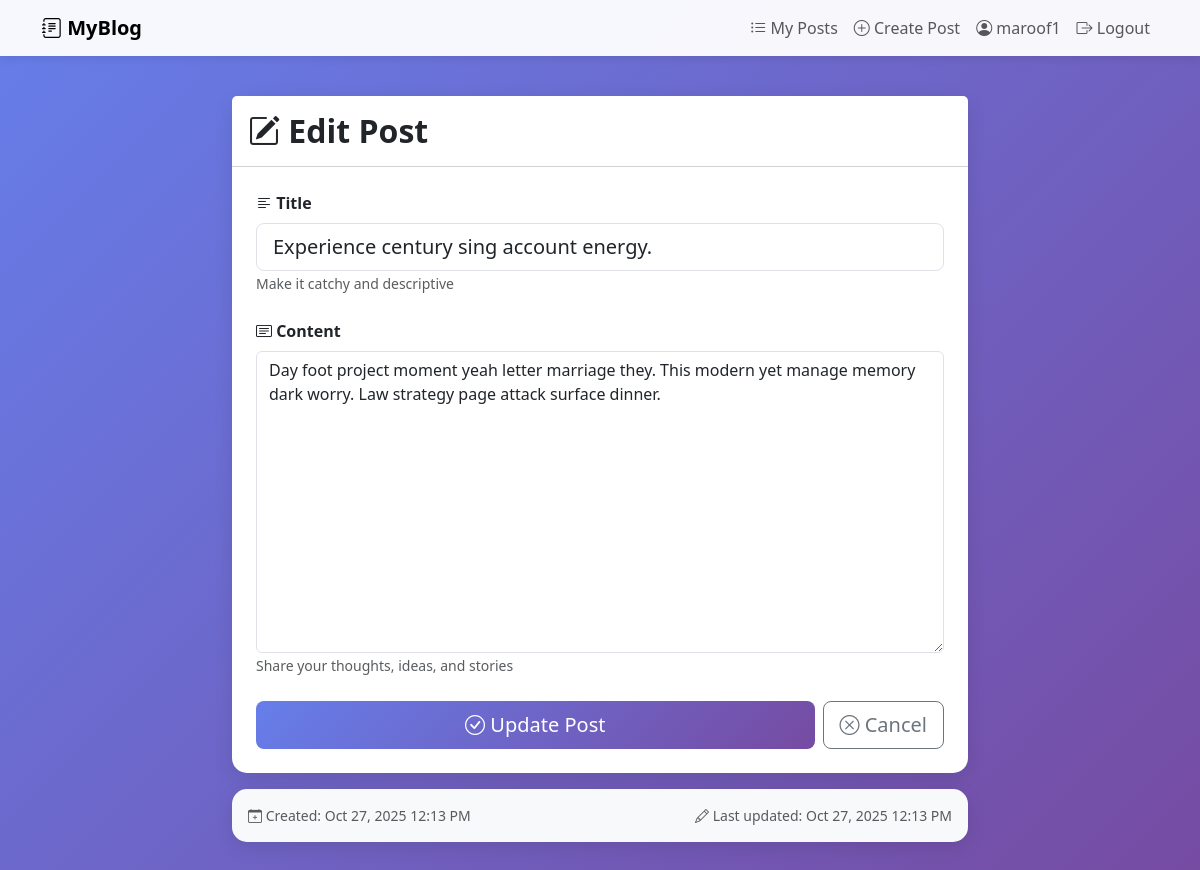
Screenshot of /post/49/edit/ (signed in) with the database file from the repository.
### blog/models.py (models this page shows, shortened)
class Post(models.Model):
    user = models.ForeignKey(User,on_delete=models.CASCADE,related_name="posts")
    title = models.CharField(max_length=100)
    content = models.TextField()
    created_at = models.DateTimeField(auto_now_add=True)
    updated_at = models.DateTimeField(auto_now=True)

### blog/views.py (the view, shortened to what this page needs)
# urls.py: path("post/<int:pk>/edit/", views.update_post, name="update_post"),
@login_required(login_url="login")
def update_post(request, pk):
    post = get_object_or_404(Post, pk=pk, user=request.user)
    return render(request, "blog/post_form.html", {"post": post})

### blog/templates/blog/post_form.html (shortened to what this page needs)
{% extends "base.html" %}
{% block content %}
<div class="row justify-content-center">
    <div class="col-md-8">
        <div class="card">
            <div class="card-header bg-white py-3">
                <h2 class="mb-0 fw-bold">
                    <i class="bi bi-{% if post %}pencil-square{% else %}plus-circle{% endif %}"></i>
                    {% if post %}Edit Post{% else %}Create New Post{% endif %}
                </h2>
            </div>
            <div class="card-body p-4">
                <form method="post">
                    <div class="mb-4">
                        <label for="title" class="form-label fw-bold">
                            <i class="bi bi-text-left"></i> Title
                        </label>
                        <input
                            type="text"
                            class="form-control form-control-lg"
                            id="title"
                            name="title"
                            placeholder="Enter your post title..."
                            value="{% if post %}{{ post.title }}{% endif %}"
                            required
                            autofocus
                        >
                        <small class="text-muted">Make it catchy and descriptive</small>
                    </div>
                    <div class="mb-4">
                        <label for="content" class="form-label fw-bold">
                            <i class="bi bi-card-text"></i> Content
                        </label>
                        <textarea
                            class="form-control"
                            id="content"
                            name="content"
                            rows="12"
                            placeholder="Write your content here..."
                            required
                        >{% if post %}{{ post.content }}{% endif %}</textarea>
                        <small class="text-muted">Share your thoughts, ideas, and stories</small>
                    </div>
                    <div class="d-flex gap-2">
                        <button type="submit" class="btn btn-primary btn-lg flex-fill">
                            <i class="bi bi-{% if post %}check-circle{% else %}send{% endif %}"></i>
                            {% if post %}Update Post{% else %}Publish Post{% endif %}
                        </button>
                        <a href="{% url 'list_posts' %}" class="btn btn-outline-secondary btn-lg">
                            <i class="bi bi-x-circle"></i> Cancel
                        </a>
                    </div>
                </form>
            </div>
        </div>
        {% if post %}
        <div class="card mt-3 bg-light">
            <div class="card-body">
                <div class="d-flex justify-content-between align-items-center text-muted small">
                    <span>
                        <i class="bi bi-calendar-plus"></i>
                        Created: {{ post.created_at|date:"M d, Y g:i A" }}
                    </span>
                    {% if post.updated_at != post.created_at %}
                    <span>
                        <i class="bi bi-pencil"></i>
                        Last updated: {{ post.updated_at|date:"M d, Y g:i A" }}
                    </span>
                    {% endif %}
                </div>
            </div>
        </div>
        {% endif %}
    </div>
</div>
{% endblock %}

### blog/templates/base.html (shortened to what this page needs)
<!DOCTYPE html>
<html lang="en">
<head>
    <link href="https://cdn.jsdelivr.net/npm/bootstrap@5.3.0/dist/css/bootstrap.min.css" rel="stylesheet">
    <link rel="stylesheet" href="https://cdn.jsdelivr.net/npm/bootstrap-icons@1.10.0/font/bootstrap-icons.css">
</head>
<body>
    {% if user.is_authenticated %}
    <nav class="navbar navbar-expand-lg navbar-light bg-light">
        <div class="container">
            <a class="navbar-brand fw-bold" href="{% url 'list_posts' %}">
                <i class="bi bi-journal-text"></i> MyBlog
            </a>
            <div class="collapse navbar-collapse" id="navbarNav">
                <ul class="navbar-nav ms-auto">
                    <li class="nav-item">
                        <a class="nav-link" href="{% url 'list_posts' %}">
                            <i class="bi bi-list-ul"></i> My Posts
                        </a>
                    </li>
                    <li class="nav-item">
                        <a class="nav-link" href="{% url 'create_post' %}">
                            <i class="bi bi-plus-circle"></i> Create Post
                        </a>
                    </li>
                    <li class="nav-item">
                        <span class="nav-link">
                            <i class="bi bi-person-circle"></i> {{ user.username }}
                        </span>
                    </li>
                    <li class="nav-item">
                        <a class="nav-link" href="{% url 'logout' %}">
                            <i class="bi bi-box-arrow-right"></i> Logout
                        </a>
                    </li>
                </ul>
            </div>
        </div>
    </nav>
    {% endif %}
    <div class="main-container">
        <div class="container">
            {% block content %}
            {% endblock %}
        </div>
    </div>
</body>
</html>

### blog/templates/base.html (style rules this page uses)
body { min-height: 100vh; background: linear-gradient(135deg, #667eea 0%, #764ba2 100%); }
.navbar { background: rgba(255, 255, 255, 0.95) !important; box-shadow: 0 2px 10px rgba(0,0,0,0.1); }
.main-container { min-height: calc(100vh - 76px); padding: 40px 0; }
.card { border: none; border-radius: 15px; box-shadow: 0 5px 20px rgba(0,0,0,0.1); }
.btn-primary { background: linear-gradient(135deg, #667eea 0%, #764ba2 100%); border: none; }

### blog/templates/blog/post_form.html (style rules this page uses)
textarea.form-control { resize: vertical; min-height: 200px; }

### rows the page displays
Post: title "Experience century sing account energy.", content "Day foot project moment yeah letter marriage they. This modern yet manage memory dark worry. Law strategy page attack surface dinner.", created_at "Oct 27, 2025 12:13 PM", updated_at "Oct 27, 2025 12:13 PM"

### other values shown
{{ user.username }} "maroof1"
